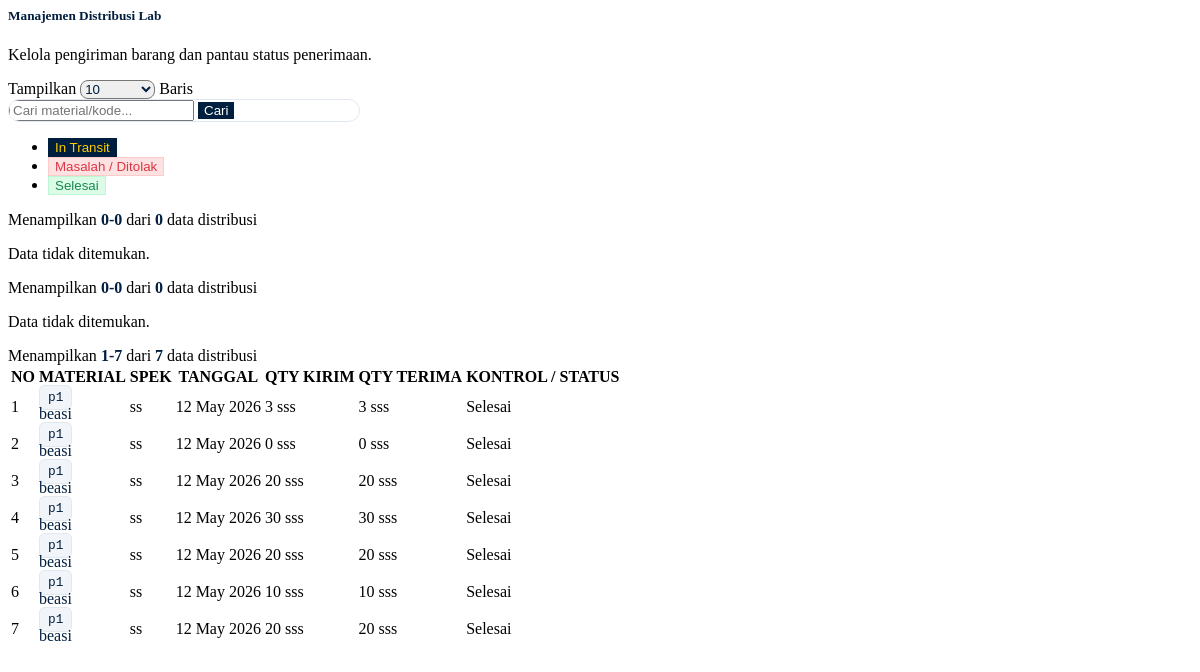
The page /modules/distribusi/get_history.php?id_lab=20 (signed in) on the database its author committed.
### tables this page shows
CREATE TABLE `distribusi_lab` (
  `id_distribusi` int NOT NULL,
  `id_permintaan` int DEFAULT NULL,
  `id_praktek` int DEFAULT NULL,
  `id_lab` int DEFAULT NULL,
  `kode_distribusi` varchar(50) DEFAULT NULL,
  `jumlah` int DEFAULT NULL,
  `jumlah_diterima` int DEFAULT '0',
  `tanggal_distribusi` datetime DEFAULT NULL,
  `spesifikasi` text,
  `kondisi` varchar(50) DEFAULT NULL,
  `status` enum('dikirim','diterima','ditolak') NOT NULL,
  `keterangan` text,
  `tanggal_diterima` datetime DEFAULT NULL,
  `balasan_admin` text,
  `is_read_lab` tinyint(1) DEFAULT '0'
);

CREATE TABLE `bahan_praktek` (
  `id_praktek` int NOT NULL,
  `kode_bahan` varchar(20) DEFAULT NULL,
  `nama_bahan` varchar(100) DEFAULT NULL,
  `spesifikasi` text,
  `id_jurusan` int DEFAULT NULL,
  `id_lab` int DEFAULT NULL,
  `stok` int DEFAULT NULL,
  `kondisi` enum('Baik','Kurang Baik','Rusak') DEFAULT 'Baik',
  `satuan` varchar(50) DEFAULT NULL,
  `tgl_masuk` date DEFAULT NULL
);

### modules/distribusi/get_history.php (the view, shortened to what this page needs)
<?php
include "../../config/auth.php";
$id_lab  = isset($_GET['id_lab']) ? mysqli_real_escape_string($conn, $_GET['id_lab']) : '';
$keyword = isset($_GET['keyword']) ? mysqli_real_escape_string($conn, $_GET['keyword']) : '';
$page    = isset($_GET['page']) ? (int)$_GET['page'] : 1;
$limit = isset($_GET['limit']) ? (int)$_GET['limit'] : 10;
$offset  = ($page - 1) * $limit;
$search_sql = $keyword ? " AND (b.nama_bahan LIKE '%$keyword%' OR d.kode_distribusi LIKE '%$keyword%')" : "";
?>
<div class="row align-items-center mb-4 anim-fade-up">
    <div class="col-md-6">
        <h5 class="fw-bold text-navy mb-1"><i class="bi bi-cpu-fill me-2 text-primary"></i>Manajemen Distribusi Lab</h5>
        <p class="text-muted small mb-0">Kelola pengiriman barang dan pantau status penerimaan.</p>
    </div>
</div>
<div class="d-flex flex-column flex-md-row justify-content-between align-items-md-center mb-4 gap-3 anim-fade-up">
    <div class="d-flex align-items-center gap-2 bg-white px-3 py-2 rounded-pill shadow-sm border border-light">
        <span class="text-muted small fw-bold">Tampilkan</span>
        <select class="form-select form-select-sm border-0 bg-light fw-bold text-navy" style="width: 75px; border-radius: 8px; cursor: pointer;" onchange="changeDistLimit(this.value)">
            <option value="10" <?= $limit == 10 ? 'selected' : '' ?>>10</option>
        </select>
        <span class="text-muted small fw-bold">Baris</span>
    </div>
    <div class="input-group shadow-sm" style="max-width: 350px; border-radius: 50px; overflow: hidden; border: 1px solid #e2e8f0;">
        <input type="text" id="searchDist" class="form-control border-0 px-2" placeholder="Cari material/kode..." value="<?= htmlspecialchars($keyword, ENT_QUOTES) ?>" onkeypress="if(event.key === 'Enter') handleSearch(this.value)">
        <button class="btn btn-navy px-4 fw-bold" onclick="handleSearch(document.getElementById('searchDist').value)">Cari</button>
    </div>
</div>
<ul class="nav nav-pills mb-4 gap-2 anim-fade-up" id="distTab" role="tablist">
    <li class="nav-item">
        <button class="nav-link active rounded-pill px-4 fw-bold shadow-sm tab-transit" id="tab-dikirim" data-bs-toggle="tab" data-bs-target="#transit-pane">
            <i class="bi bi-truck me-2"></i>In Transit
        </button>
    </li>
    <li class="nav-item">
        <button class="nav-link rounded-pill px-4 fw-bold shadow-sm tab-ditolak" id="tab-ditolak" data-bs-toggle="tab" data-bs-target="#reject-pane">
            <i class="bi bi-x-circle me-2"></i>Masalah / Ditolak
        </button>
    </li>
    <li class="nav-item">
        <button class="nav-link rounded-pill px-4 fw-bold shadow-sm tab-selesai" id="tab-diterima" data-bs-toggle="tab" data-bs-target="#done-pane">
            <i class="bi bi-check-all me-2"></i>Selesai
        </button>
    </li>
</ul>
<div class="tab-content anim-fade-up">
    <div class="tab-pane fade show active" id="transit-pane">
        <?php renderTableDistribusi($conn, $id_lab, 'dikirim', $search_sql, 'warning', $limit, $offset, $page, $keyword); ?>
    </div>
    <div class="tab-pane fade" id="reject-pane">
        <?php renderTableDistribusi($conn, $id_lab, 'ditolak_special', $search_sql, 'danger', $limit, $offset, $page, $keyword); ?>
    </div>
    <div class="tab-pane fade" id="done-pane">
        <?php renderTableDistribusi($conn, $id_lab, 'diterima', $search_sql, 'success', $limit, $offset, $page, $keyword); ?>
    </div>
</div>
<?php
function renderTableDistribusi($conn, $id_lab, $status, $search_sql, $theme, $limit, $offset, $current_page, $keyword) {
    if ($status == 'ditolak_special') {
        $where_status = "(d.status = 'ditolak' OR (d.status = 'diterima' AND d.jumlah_diterima < d.jumlah))";
    } else {
        $where_status = "d.status = '$status'";
    }
    $sql = "SELECT d.*, b.nama_bahan, b.satuan FROM distribusi_lab d
            JOIN bahan_praktek b ON d.id_praktek = b.id_praktek
            WHERE d.id_lab = '$id_lab' AND $where_status $search_sql
            ORDER BY d.id_distribusi DESC LIMIT $limit OFFSET $offset";
    $query = mysqli_query($conn, $sql);
    $count_res = mysqli_query($conn, "SELECT COUNT(*) as total FROM distribusi_lab d JOIN bahan_praktek b ON d.id_praktek = b.id_praktek WHERE d.id_lab = '$id_lab' AND $where_status $search_sql");
    $total_data = mysqli_fetch_assoc($count_res)['total'];
?>
    <div class="d-flex justify-content-between align-items-center mb-3">
        <div class="text-muted small">Menampilkan <b class="text-navy"><?= min($offset + 1, $total_data) ?>-<?= min($offset + $limit, $total_data) ?></b> dari <b class="text-navy"><?= $total_data ?></b> data distribusi</div>
    </div>
    <?php if (mysqli_num_rows($query) > 0) : ?>
    <div class="card border-0 shadow-sm rounded-4 overflow-hidden border-start border-<?= $theme ?> border-5">
        <div class="table-responsive">
            <table class="table table-hover align-middle mb-0">
                <thead class="bg-light small fw-bold text-muted">
                    <tr>
                        <th class="ps-4 text-center">NO</th>
                        <th>MATERIAL</th>
                        <th>SPEK</th>
                        <th>TANGGAL</th>
                        <th class="text-center">QTY KIRIM</th>
                        <?php if($status == 'diterima') echo '<th class="text-center">QTY TERIMA</th>'; ?>
                        <th class="text-center pe-4">KONTROL / STATUS</th>
                    </tr>
                </thead>
                <tbody>
                    <?php $no = $offset; while ($row = mysqli_fetch_assoc($query)) : $no++; ?>
                    <tr>
                        <td class="ps-4 text-center fw-bold text-muted"><?= $no ?></td>
                        <td>
                            <code class="kode-modern mb-1 d-inline-block"><?= $row['kode_distribusi'] ?></code>
                            <div class="fw-bold text-navy"><?= htmlspecialchars($row['nama_bahan']) ?></div>
                        </td>
                        <td><div class="small text-muted text-truncate" style="max-width: 150px;" title="<?= htmlspecialchars($row['spesifikasi'] ?: '-') ?>"><?= htmlspecialchars($row['spesifikasi'] ?: '-') ?></div></td>
                        <td><div class="small fw-bold text-muted"><?= date('d M Y', strtotime($row['tanggal_distribusi'])) ?></div></td>
                        <td class="text-center"><span class="badge bg-light text-dark border"><?= $row['jumlah'] ?> <?= $row['satuan'] ?></span></td>
                        <?php if($status == 'diterima') : ?>
                        <td class="text-center">
                            <span class="badge bg-success-subtle text-success border border-success px-2 py-1 shadow-sm"><?= $row['jumlah_diterima'] ?> <?= $row['satuan'] ?></span>
                        </td>
                        <?php endif; ?>
                        <td class="text-center pe-4">
                            <?php if($status == 'ditolak_special') : ?>
                                <?php
                                    $sisa = $row['jumlah'] - $row['jumlah_diterima'];
                                    $is_ditolak_total = ($row['status'] == 'ditolak');
                                ?>
                                <div class="p-2 mb-2 rounded bg-white border border-danger shadow-sm text-start" style="max-width: 250px; margin: 0 auto;">
                                    <small class="fw-bold text-danger d-block mb-1" style="font-size: 0.65rem;">
                                        <i class="bi bi-exclamation-triangle-fill me-1"></i><?= $is_ditolak_total ? 'ALASAN DITOLAK:' : 'KETERANGAN KEKURANGAN:' ?>
                                    </small>
                                    <p class="mb-0 text-dark small" style="line-height: 1.2;">
                                        "<?= htmlspecialchars($row['keterangan'] ?? 'Tidak ada keterangan') ?>"
                                    </p>
                                </div>
                                <button class="btn btn-sm <?= $is_ditolak_total ? 'btn-danger' : 'btn-warning' ?> rounded-pill px-3 shadow-sm fw-bold mt-1"
                                        onclick="resendBarang('<?= $row['id_distribusi'] ?>', '<?= $sisa ?>', '<?= addslashes($row['nama_bahan']) ?>')">
                                    <i class="bi bi-arrow-repeat me-1"></i> <?= $is_ditolak_total ? 'Kirim Ulang' : 'Kirim Kekurangan' ?> (<?= $sisa ?>)
                                </button>
                            <?php elseif($status == 'dikirim') : ?>
                                <span class="badge bg-info-subtle text-info px-3 py-2 rounded-pill shadow-sm"><i class="bi bi-clock-history me-1"></i>Menunggu Lab</span>
                            <?php else : ?>
                                <span class="badge bg-success-subtle text-success px-3 py-2 rounded-pill shadow-sm"><i class="bi bi-check-circle-fill me-1"></i>Selesai</span>
                            <?php endif; ?>
                        </td>
                    </tr>
                    <?php endwhile; ?>
                </tbody>
            </table>
        </div>
    </div>
    <?php else : ?>
        <div class="text-center py-5 bg-white rounded-4 shadow-sm border border-light">
            <p class="text-muted mt-3 fw-bold">Data tidak ditemukan.</p>
        </div>
    <?php endif;
} ?>

### modules/distribusi/get_history.php (style rules this page uses)
.text-navy { color: #001f3f !important; }
.btn-navy { background: #001f3f; color: white; border: none; transition: 0.3s; }
.kode-modern { background: #f1f5f9; padding: 4px 8px; border-radius: 6px; font-family: monospace; font-size: 0.8rem; color: #001f3f; border: 1px solid #e2e8f0; }
.nav-pills .nav-link { margin-right: 8px; transition: 0.3s; border-left: 4px solid transparent; }
.nav-pills .nav-link.tab-transit { background-color: #e2e8f0; color: #001f3f; border: 1px solid #cbd5e1; }
.nav-pills .nav-link.tab-ditolak { background-color: #fee2e2; color: #dc3545; border: 1px solid #fecaca; }
.nav-pills .nav-link.tab-selesai { background-color: #dcfce7; color: #198754; border: 1px solid #bbf7d0; }
.nav-pills .nav-link.tab-transit.active { background-color: #001f3f !important; color: #ffcc00 !important; border-color: #001f3f !important; }
.anim-fade-up { animation: fadeUp 0.4s cubic-bezier(0.16, 1, 0.3, 1); }

### rows shown on the page
distribusi_lab: kode_distribusi "p1", id_praktek.nama_bahan "beasi", spesifikasi "ss", tanggal_distribusi "12 May 2026", jumlah "3", id_praktek.satuan "sss", jumlah_diterima "3"
distribusi_lab: kode_distribusi "p1", id_praktek.nama_bahan "beasi", spesifikasi "ss", tanggal_distribusi "12 May 2026", jumlah "0", id_praktek.satuan "sss", jumlah_diterima "0"
distribusi_lab: kode_distribusi "p1", id_praktek.nama_bahan "beasi", spesifikasi "ss", tanggal_distribusi "12 May 2026", jumlah "20", id_praktek.satuan "sss", jumlah_diterima "20"
distribusi_lab: kode_distribusi "p1", id_praktek.nama_bahan "beasi", spesifikasi "ss", tanggal_distribusi "12 May 2026", jumlah "30", id_praktek.satuan "sss", jumlah_diterima "30"
distribusi_lab: kode_distribusi "p1", id_praktek.nama_bahan "beasi", spesifikasi "ss", tanggal_distribusi "12 May 2026", jumlah "20", id_praktek.satuan "sss", jumlah_diterima "20"
distribusi_lab: kode_distribusi "p1", id_praktek.nama_bahan "beasi", spesifikasi "ss", tanggal_distribusi "12 May 2026", jumlah "10", id_praktek.satuan "sss", jumlah_diterima "10"
distribusi_lab: kode_distribusi "p1", id_praktek.nama_bahan "beasi", spesifikasi "ss", tanggal_distribusi "12 May 2026", jumlah "20", id_praktek.satuan "sss", jumlah_diterima "20"

### other values the page prints
min($offset + 1, $total_data) "0 0 1"
min($offset + $limit, $total_data) "0 0 7"
$total_data "0 0 7"
